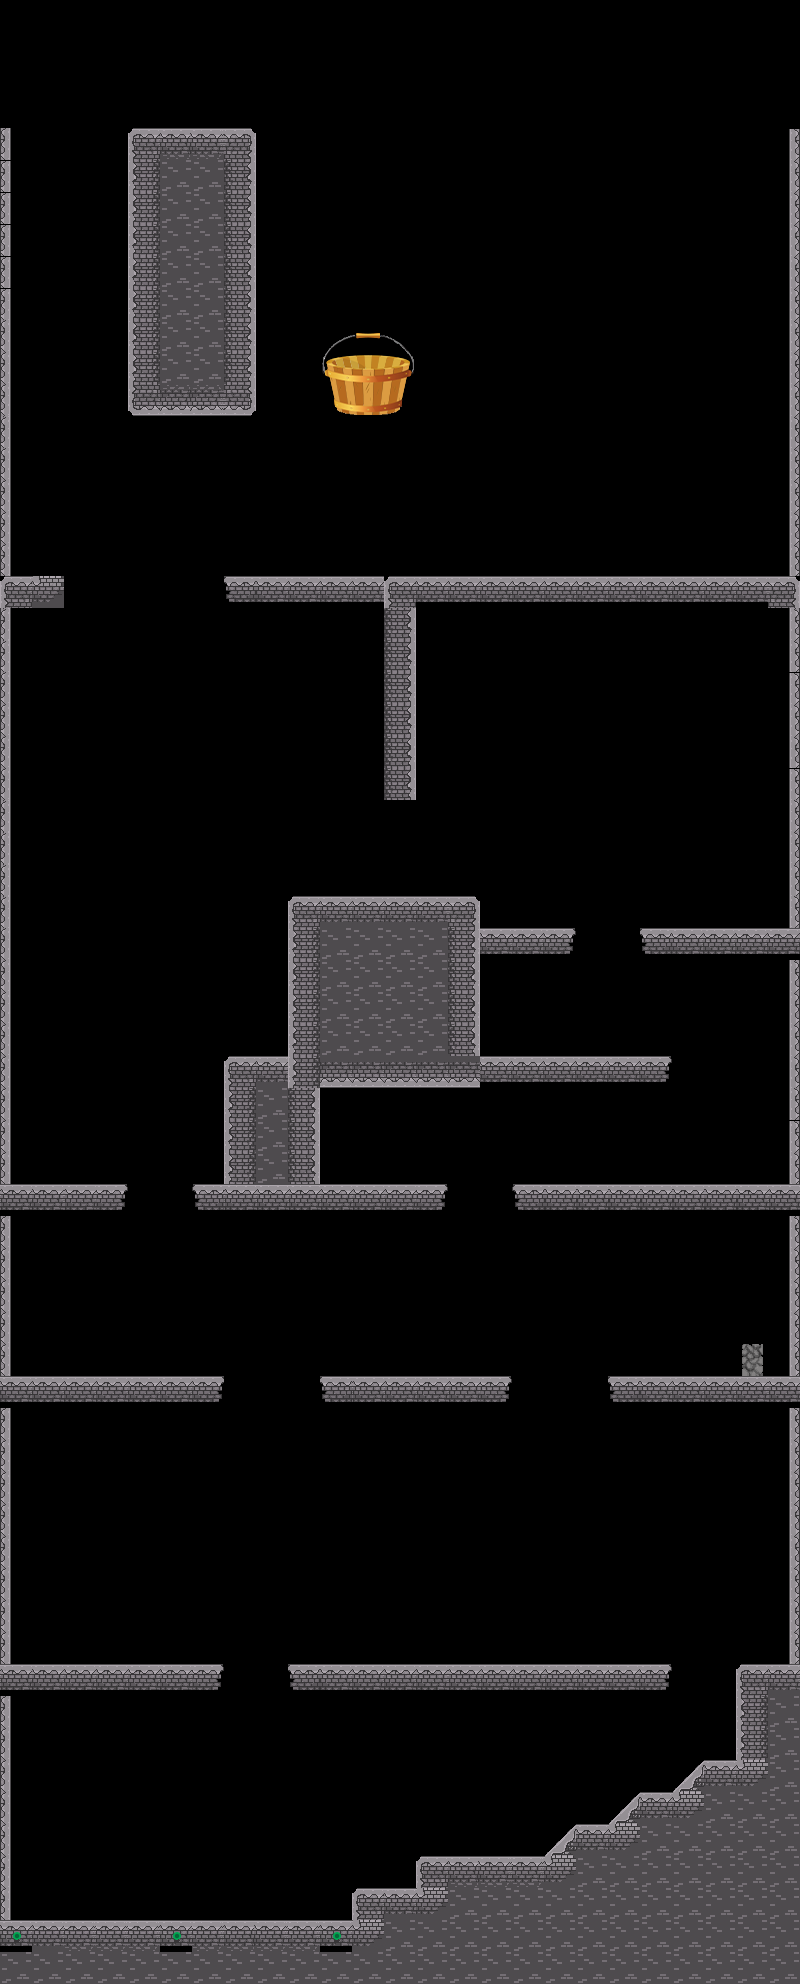

Below is a game level as drawn by its tile map, then a one-line description and the .tmx file that defines it, in full:
An orthogonal 25x62 tile map with 32x32 px tiles, 1 tile layer (Tile Layer 1).

<map version="1.0" orientation="orthogonal" renderorder="right-down" width="25" height="62" tilewidth="32" tileheight="32" nextobjectid="1">
 <tileset firstgid="1" name="tileset_fase02" tilewidth="32" tileheight="32" tilecount="375" columns="25">
  <image source="ELEMENTOS-FASE-1-SEM-BG-2.png" width="800" height="480" />
 </tileset>
 <layer name="Tile Layer 1" width="25" height="62">
  <data encoding="csv">
0,0,0,0,0,0,0,0,0,0,0,0,0,0,0,0,0,0,0,0,0,0,0,0,0,
0,0,0,0,0,0,0,0,0,0,0,0,0,0,0,0,0,0,0,0,0,0,0,0,0,
0,0,0,0,0,0,0,0,0,0,0,0,0,0,0,0,0,0,0,0,0,0,0,0,0,
0,0,0,0,0,0,0,0,0,0,0,0,0,0,0,0,0,0,0,0,0,0,0,0,0,
1,0,0,0,34,35,36,37,0,0,0,0,0,0,0,0,0,0,0,0,0,0,0,0,50,
26,0,0,0,59,60,61,62,0,0,0,0,0,0,0,0,0,0,0,0,0,0,0,0,75,
26,0,0,0,59,85,86,62,0,0,0,0,0,0,0,0,0,0,0,0,0,0,0,0,75,
26,0,0,0,84,60,61,87,0,0,0,0,0,0,0,0,0,0,0,0,0,0,0,0,75,
26,0,0,0,59,60,61,62,0,0,0,0,0,0,0,0,0,0,0,0,0,0,0,0,75,
26,0,0,0,84,85,86,87,0,0,0,0,0,0,0,0,0,0,0,0,0,0,0,0,75,
201,0,0,0,59,60,61,62,0,0,127,128,129,0,0,0,0,0,0,0,0,0,0,0,75,
226,0,0,0,84,85,86,87,0,0,152,153,154,0,0,0,0,0,0,0,0,0,0,0,75,
251,0,0,0,109,110,111,112,0,0,177,178,179,0,0,0,0,0,0,0,0,0,0,0,75,
101,0,0,0,0,0,0,0,0,0,0,0,0,0,0,0,0,0,0,0,0,0,0,0,100,
201,0,0,0,0,0,0,0,0,0,0,0,0,0,0,0,0,0,0,0,0,0,0,0,100,
226,0,0,0,0,0,0,0,0,0,0,0,0,0,0,0,0,0,0,0,0,0,0,0,125,
251,0,0,0,0,0,0,0,0,0,0,0,0,0,0,0,0,0,0,0,0,0,0,0,100,
201,0,0,0,0,0,0,0,0,0,0,0,0,0,0,0,0,0,0,0,0,0,0,0,125,
66,67,0,0,0,0,0,303,353,353,353,353,34,353,353,353,353,353,353,353,353,353,353,353,70,
101,0,0,0,0,0,0,0,0,0,0,0,62,0,0,0,0,0,0,0,0,0,0,0,125,
101,0,0,0,0,0,0,0,0,0,0,0,62,0,0,0,0,0,0,0,0,0,0,0,125,
251,0,0,0,0,0,0,0,0,0,0,0,62,0,0,0,0,0,0,0,0,0,0,0,225,
176,0,0,0,0,0,0,0,0,0,0,0,62,0,0,0,0,0,0,0,0,0,0,0,75,
201,0,0,0,0,0,0,0,0,0,0,0,62,0,0,0,0,0,0,0,0,0,0,0,100,
226,0,0,0,0,0,0,0,0,0,0,0,62,0,0,0,0,0,0,0,0,0,0,0,225,
101,0,0,0,0,0,0,0,0,0,0,0,0,0,0,0,0,0,0,0,0,0,0,0,175,
101,0,0,0,0,0,0,0,0,0,0,0,0,0,0,0,0,0,0,0,0,0,0,0,200,
101,0,0,0,0,0,0,0,0,0,0,0,0,0,0,0,0,0,0,0,0,0,0,0,75,
101,0,0,0,0,0,0,0,0,66,43,43,43,43,37,0,0,0,0,0,0,0,0,0,25,
126,0,0,0,0,0,0,0,0,91,93,68,68,68,95,304,309,310,0,0,303,309,309,309,309,
251,0,0,0,0,0,0,0,0,59,68,68,68,68,95,0,0,0,0,0,0,0,0,0,75,
1,0,0,0,0,0,0,0,0,59,68,68,68,68,95,0,0,0,0,0,0,0,0,0,75,
1,0,0,0,0,0,0,0,0,91,68,68,68,68,95,0,0,0,0,0,0,0,0,0,75,
1,0,0,0,0,0,0,66,43,91,168,168,168,168,168,309,309,309,309,309,310,0,0,0,75,
1,0,0,0,0,0,0,91,94,95,0,0,0,0,0,0,0,0,0,0,0,0,0,0,200,
201,0,0,0,0,0,0,91,94,95,0,0,0,0,0,0,0,0,0,0,0,0,0,0,225,
251,0,0,0,0,0,0,91,94,95,0,0,0,0,0,0,0,0,0,0,0,0,0,0,125,
264,265,264,310,0,0,262,264,264,264,264,264,264,310,0,0,262,263,263,263,263,263,263,263,264,
126,0,0,0,0,0,0,0,0,0,0,0,0,0,0,0,0,0,0,0,0,0,0,0,125,
251,0,0,0,0,0,0,0,0,0,0,0,0,0,0,0,0,0,0,0,0,0,0,0,250,
251,0,0,0,0,0,0,0,0,0,0,0,0,0,0,0,0,0,0,0,0,0,0,0,250,
251,0,0,0,0,0,0,0,0,0,0,0,0,0,0,0,0,0,0,0,0,0,0,0,250,
201,0,0,0,0,0,0,0,0,0,0,0,0,0,0,0,0,0,0,0,0,0,0,74,250,
265,265,265,265,265,265,269,0,0,0,303,264,264,264,264,310,0,0,0,303,304,304,265,265,264,
126,0,0,0,0,0,0,0,0,0,0,0,0,0,0,0,0,0,0,0,0,0,0,0,175,
126,0,0,0,0,0,0,0,0,0,0,0,0,0,0,0,0,0,0,0,0,0,0,0,200,
126,0,0,0,0,0,0,0,0,0,0,0,0,0,0,0,0,0,0,0,0,0,0,0,200,
126,0,0,0,0,0,0,0,0,0,0,0,0,0,0,0,0,0,0,0,0,0,0,0,200,
126,0,0,0,0,0,0,0,0,0,0,0,0,0,0,0,0,0,0,0,0,0,0,0,200,
126,0,0,0,0,0,0,0,0,0,0,0,0,0,0,0,0,0,0,0,0,0,0,0,200,
151,0,0,0,0,0,0,0,0,0,0,0,0,0,0,0,0,0,0,0,0,0,0,0,200,
201,0,0,0,0,0,0,0,0,0,0,0,0,0,0,0,0,0,0,0,0,0,0,0,200,
264,364,365,370,370,370,310,0,0,303,366,364,365,366,264,264,264,264,264,309,310,0,0,66,43,
126,0,0,0,0,0,0,0,0,0,0,0,0,0,0,0,0,0,0,0,0,0,0,91,118,
151,0,0,0,0,0,0,0,0,0,0,0,0,0,0,0,0,0,0,0,0,0,0,91,118,
201,0,0,0,0,0,0,0,0,0,0,0,0,0,0,0,0,0,0,0,0,42,43,67,61,
201,0,0,0,0,0,0,0,0,0,0,0,0,0,0,0,0,0,0,42,43,67,68,86,86,
201,0,0,0,0,0,0,0,0,0,0,0,0,0,0,0,0,42,43,67,93,61,92,93,94,
201,0,0,0,0,0,0,0,0,0,0,0,0,34,35,36,36,67,93,61,85,86,117,118,119,
201,0,0,0,0,0,0,0,0,0,0,66,43,67,92,93,94,94,85,86,92,93,94,93,94,
14,43,36,36,36,14,36,35,36,36,14,67,92,93,117,118,119,94,93,94,92,93,94,93,94,
118,118,118,118,118,118,118,92,143,143,92,118,117,118,119,117,118,119,118,119,117,118,119,118,119
</data>
 </layer>
</map>
